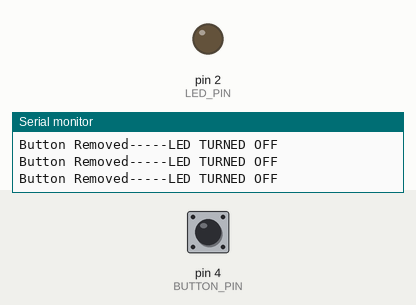
The sketch below on a simulated Arduino Uno, built with avr-gcc and run on an emulated ATmega328P. Parts: output pins drawn as LEDs (lit = HIGH), the last lines printed to the serial monitor. The test bench sets the inputs (shaded band); at power-on: pin 4 (BUTTON_PIN) HIGH.

Above: at 1.2 s.
1.3 s: pin 4 (BUTTON_PIN) pulled LOW for 0.25 s
At 1.5 s:
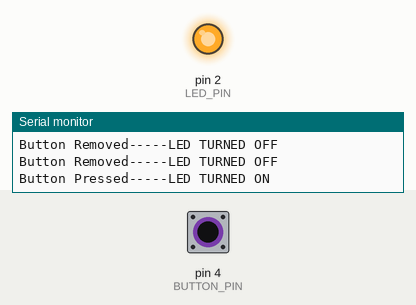
3.1 s: pin 4 (BUTTON_PIN) pulled LOW for 3.2 s
At 6.9 s:
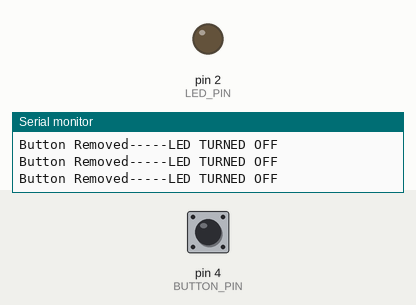
Timing chart, 0 to 8.4 s (numbered marks = the images above; inputs shaded):
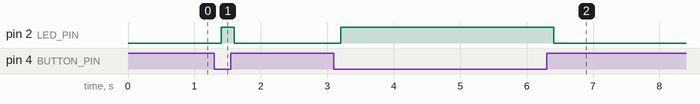

The sketch:

main.ino
```cpp
#define BUTTON_PIN 4
#define LED_PIN 2
void setup() {
  Serial.begin(115200);
  pinMode(LED_PIN,OUTPUT);
  pinMode(BUTTON_PIN,INPUT_PULLUP);
  Serial.println("Button test started");

}

void loop() {
  int buttonstatus = digitalRead(BUTTON_PIN);
  if(buttonstatus == LOW){
    Serial.println("Button Pressed-----LED TURNED ON");
    digitalWrite(LED_PIN,HIGH);
  }
  else{
    Serial.println("Button Removed-----LED TURNED OFF");
    digitalWrite(LED_PIN,LOW);
  }
  delay(200);
}
```

Measured:
- after the input at 1.3 s, pin 2 (LED_PIN): LOW → HIGH after 0.10 s, → LOW 0.20 s later
- after the input at 3.1 s, pin 2 (LED_PIN): LOW → HIGH after 0.11 s, → LOW 3.2 s later
